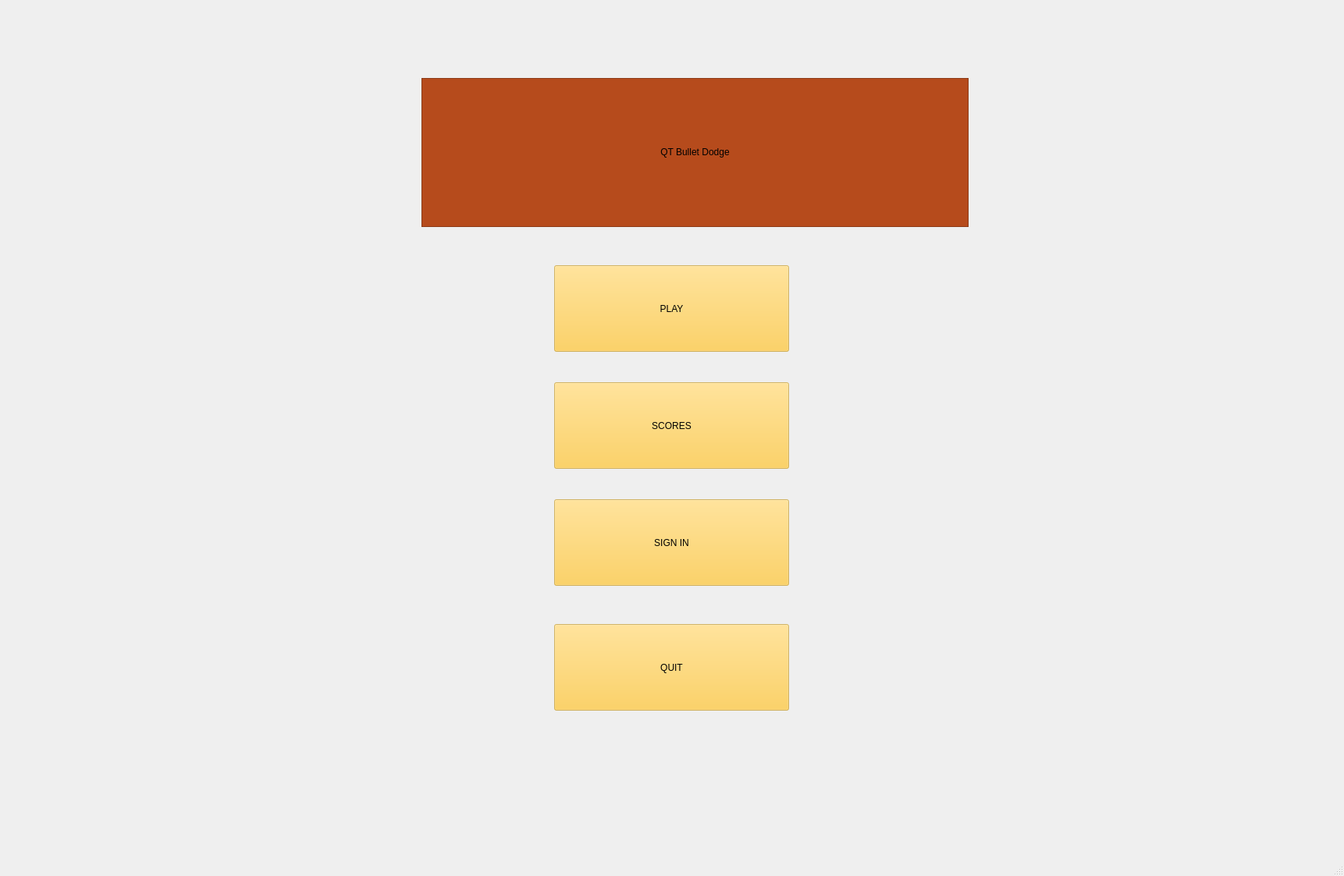
<?xml version="1.0" encoding="UTF-8"?>
<ui version="4.0">
 <class>MainWindow</class>
 <widget class="QMainWindow" name="MainWindow">
  <property name="geometry">
   <rect>
    <x>0</x>
    <y>0</y>
    <width>1722</width>
    <height>1123</height>
   </rect>
  </property>
  <property name="windowTitle">
   <string>MainWindow</string>
  </property>
  <widget class="QWidget" name="centralwidget">
   <widget class="QStackedWidget" name="stackedWidget">
    <property name="geometry">
     <rect>
      <x>410</x>
      <y>20</y>
      <width>891</width>
      <height>1001</height>
     </rect>
    </property>
    <property name="currentIndex">
     <number>0</number>
    </property>
    <widget class="QWidget" name="page">
     <widget class="QPushButton" name="playBtn">
      <property name="geometry">
       <rect>
        <x>300</x>
        <y>320</y>
        <width>301</width>
        <height>111</height>
       </rect>
      </property>
      <property name="cursor">
       <cursorShape>PointingHandCursor</cursorShape>
      </property>
      <property name="focusPolicy">
       <enum>Qt::StrongFocus</enum>
      </property>
      <property name="autoFillBackground">
       <bool>false</bool>
      </property>
      <property name="styleSheet">
       <string notr="true">font: 25pt &quot;Arial Rounded MT Bold&quot;;
background-color: rgba(255, 201, 55, 153);</string>
      </property>
      <property name="text">
       <string>PLAY</string>
      </property>
      <property name="icon">
       <iconset theme="emblem-system">
        <normaloff>.</normaloff>.</iconset>
      </property>
     </widget>
     <widget class="QLabel" name="label_2">
      <property name="geometry">
       <rect>
        <x>130</x>
        <y>80</y>
        <width>701</width>
        <height>191</height>
       </rect>
      </property>
      <property name="styleSheet">
       <string notr="true">font: 35pt &quot;Academy Engraved LET&quot;;
background-color: rgb(182, 75, 28);</string>
      </property>
      <property name="frameShape">
       <enum>QFrame::StyledPanel</enum>
      </property>
      <property name="lineWidth">
       <number>10</number>
      </property>
      <property name="text">
       <string>QT Bullet Dodge</string>
      </property>
      <property name="textFormat">
       <enum>Qt::RichText</enum>
      </property>
      <property name="scaledContents">
       <bool>false</bool>
      </property>
      <property name="alignment">
       <set>Qt::AlignCenter</set>
      </property>
      <property name="margin">
       <number>10</number>
      </property>
      <property name="indent">
       <number>5</number>
      </property>
     </widget>
     <widget class="QPushButton" name="quitBtn">
      <property name="geometry">
       <rect>
        <x>300</x>
        <y>780</y>
        <width>301</width>
        <height>111</height>
       </rect>
      </property>
      <property name="cursor">
       <cursorShape>PointingHandCursor</cursorShape>
      </property>
      <property name="focusPolicy">
       <enum>Qt::StrongFocus</enum>
      </property>
      <property name="autoFillBackground">
       <bool>false</bool>
      </property>
      <property name="styleSheet">
       <string notr="true">font: 25pt &quot;Arial Rounded MT Bold&quot;;
background-color: rgba(255, 201, 55, 153);</string>
      </property>
      <property name="text">
       <string>QUIT</string>
      </property>
      <property name="icon">
       <iconset theme="emblem-system">
        <normaloff>.</normaloff>.</iconset>
      </property>
     </widget>
     <widget class="QPushButton" name="signInBtn">
      <property name="geometry">
       <rect>
        <x>300</x>
        <y>620</y>
        <width>301</width>
        <height>111</height>
       </rect>
      </property>
      <property name="cursor">
       <cursorShape>PointingHandCursor</cursorShape>
      </property>
      <property name="focusPolicy">
       <enum>Qt::StrongFocus</enum>
      </property>
      <property name="autoFillBackground">
       <bool>false</bool>
      </property>
      <property name="styleSheet">
       <string notr="true">font: 25pt &quot;Arial Rounded MT Bold&quot;;
background-color: rgba(255, 201, 55, 153);</string>
      </property>
      <property name="text">
       <string>SIGN IN</string>
      </property>
      <property name="icon">
       <iconset theme="emblem-system">
        <normaloff>.</normaloff>.</iconset>
      </property>
     </widget>
     <widget class="QPushButton" name="scoresBtn">
      <property name="geometry">
       <rect>
        <x>300</x>
        <y>470</y>
        <width>301</width>
        <height>111</height>
       </rect>
      </property>
      <property name="cursor">
       <cursorShape>PointingHandCursor</cursorShape>
      </property>
      <property name="focusPolicy">
       <enum>Qt::StrongFocus</enum>
      </property>
      <property name="autoFillBackground">
       <bool>false</bool>
      </property>
      <property name="styleSheet">
       <string notr="true">font: 25pt &quot;Arial Rounded MT Bold&quot;;
background-color: rgba(255, 201, 55, 153);</string>
      </property>
      <property name="text">
       <string>SCORES</string>
      </property>
      <property name="icon">
       <iconset theme="emblem-system">
        <normaloff>.</normaloff>.</iconset>
      </property>
     </widget>
    </widget>
   </widget>
  </widget>
  <widget class="QMenuBar" name="menubar">
   <property name="geometry">
    <rect>
     <x>0</x>
     <y>0</y>
     <width>1722</width>
     <height>22</height>
    </rect>
   </property>
  </widget>
  <widget class="QStatusBar" name="statusbar"/>
 </widget>
 <resources/>
 <connections/>
</ui>
